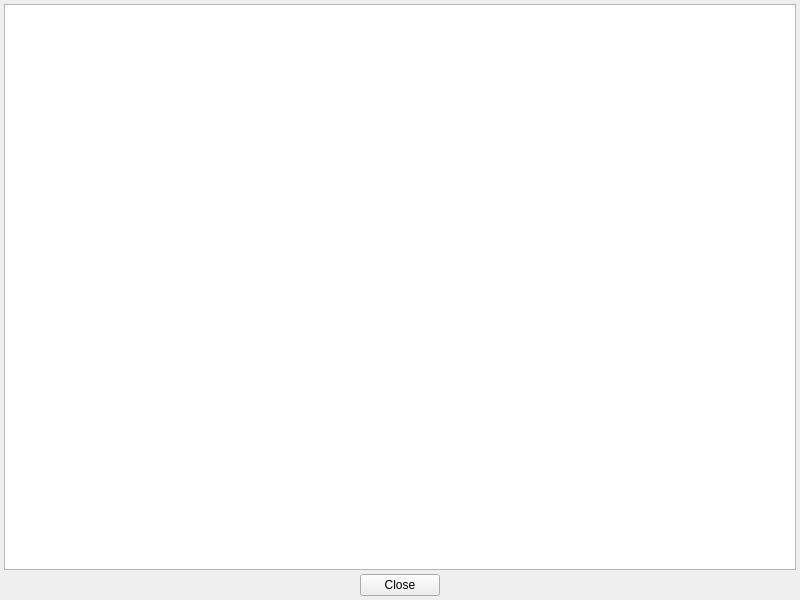
<?xml version="1.0" encoding="UTF-8"?>
<ui version="4.0">
 <class>CrashDialog</class>
 <widget class="QDialog" name="CrashDialog">
  <property name="geometry">
   <rect>
    <x>0</x>
    <y>0</y>
    <width>800</width>
    <height>600</height>
   </rect>
  </property>
  <property name="windowTitle">
   <string>Application crashes</string>
  </property>
  <property name="locale">
   <locale language="English" country="UnitedStates"/>
  </property>
  <layout class="QVBoxLayout" name="mainLayout">
   <property name="spacing">
    <number>4</number>
   </property>
   <property name="margin">
    <number>4</number>
   </property>
   <item>
    <widget class="QTextEdit" name="dumpTextEdit">
     <property name="font">
      <font>
       <family>Courier New</family>
       <pointsize>10</pointsize>
      </font>
     </property>
     <property name="lineWrapMode">
      <enum>QTextEdit::NoWrap</enum>
     </property>
     <property name="readOnly">
      <bool>true</bool>
     </property>
    </widget>
   </item>
   <item>
    <widget class="QWidget" name="horizontalWidget" native="true">
     <property name="sizePolicy">
      <sizepolicy hsizetype="Preferred" vsizetype="Maximum">
       <horstretch>0</horstretch>
       <verstretch>0</verstretch>
      </sizepolicy>
     </property>
     <layout class="QHBoxLayout" name="controlLayout">
      <property name="spacing">
       <number>4</number>
      </property>
      <property name="margin">
       <number>0</number>
      </property>
      <item>
       <spacer name="horizontalSpacer_2">
        <property name="orientation">
         <enum>Qt::Horizontal</enum>
        </property>
        <property name="sizeHint" stdset="0">
         <size>
          <width>40</width>
          <height>20</height>
         </size>
        </property>
       </spacer>
      </item>
      <item>
       <widget class="QPushButton" name="closeButton">
        <property name="text">
         <string>Close</string>
        </property>
        <property name="autoDefault">
         <bool>false</bool>
        </property>
       </widget>
      </item>
      <item>
       <spacer name="horizontalSpacer_3">
        <property name="orientation">
         <enum>Qt::Horizontal</enum>
        </property>
        <property name="sizeHint" stdset="0">
         <size>
          <width>40</width>
          <height>20</height>
         </size>
        </property>
       </spacer>
      </item>
     </layout>
    </widget>
   </item>
  </layout>
 </widget>
 <resources/>
 <connections/>
</ui>
